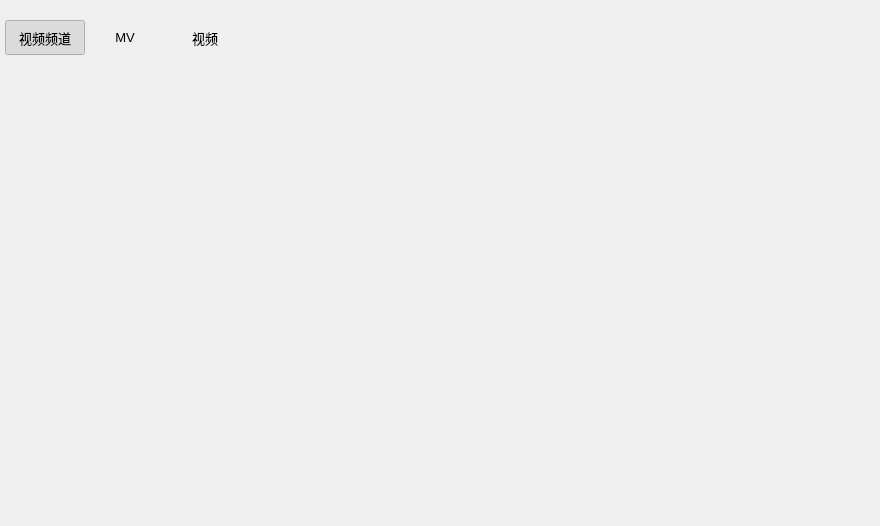
<?xml version="1.0" encoding="UTF-8"?>
<ui version="4.0">
 <class>Video</class>
 <widget class="QWidget" name="Video">
  <property name="geometry">
   <rect>
    <x>0</x>
    <y>0</y>
    <width>880</width>
    <height>526</height>
   </rect>
  </property>
  <property name="sizePolicy">
   <sizepolicy hsizetype="Expanding" vsizetype="Preferred">
    <horstretch>0</horstretch>
    <verstretch>0</verstretch>
   </sizepolicy>
  </property>
  <property name="windowTitle">
   <string>Video</string>
  </property>
  <layout class="QVBoxLayout" name="verticalLayout_4">
   <property name="spacing">
    <number>0</number>
   </property>
   <property name="leftMargin">
    <number>0</number>
   </property>
   <property name="rightMargin">
    <number>2</number>
   </property>
   <property name="bottomMargin">
    <number>0</number>
   </property>
   <item>
    <widget class="QWidget" name="widget" native="true">
     <layout class="QHBoxLayout" name="horizontalLayout">
      <property name="spacing">
       <number>0</number>
      </property>
      <property name="leftMargin">
       <number>5</number>
      </property>
      <item>
       <layout class="QVBoxLayout" name="verticalLayout">
        <property name="spacing">
         <number>3</number>
        </property>
        <item>
         <widget class="QPushButton" name="video_channel_pushButton">
          <property name="sizePolicy">
           <sizepolicy hsizetype="Preferred" vsizetype="Fixed">
            <horstretch>0</horstretch>
            <verstretch>0</verstretch>
           </sizepolicy>
          </property>
          <property name="minimumSize">
           <size>
            <width>0</width>
            <height>35</height>
           </size>
          </property>
          <property name="maximumSize">
           <size>
            <width>200</width>
            <height>16777215</height>
           </size>
          </property>
          <property name="font">
           <font>
            <pointsize>10</pointsize>
            <bold>false</bold>
           </font>
          </property>
          <property name="cursor">
           <cursorShape>PointingHandCursor</cursorShape>
          </property>
          <property name="toolTip">
           <string>视频频道</string>
          </property>
          <property name="autoFillBackground">
           <bool>true</bool>
          </property>
          <property name="text">
           <string>视频频道</string>
          </property>
          <property name="checkable">
           <bool>true</bool>
          </property>
          <property name="checked">
           <bool>true</bool>
          </property>
          <property name="flat">
           <bool>true</bool>
          </property>
         </widget>
        </item>
        <item>
         <widget class="QLabel" name="index_label1">
          <property name="text">
           <string/>
          </property>
          <property name="alignment">
           <set>Qt::AlignCenter</set>
          </property>
         </widget>
        </item>
       </layout>
      </item>
      <item>
       <layout class="QVBoxLayout" name="verticalLayout_2">
        <property name="spacing">
         <number>3</number>
        </property>
        <item>
         <widget class="QPushButton" name="MV_pushButton">
          <property name="sizePolicy">
           <sizepolicy hsizetype="Preferred" vsizetype="Fixed">
            <horstretch>0</horstretch>
            <verstretch>0</verstretch>
           </sizepolicy>
          </property>
          <property name="minimumSize">
           <size>
            <width>0</width>
            <height>35</height>
           </size>
          </property>
          <property name="maximumSize">
           <size>
            <width>200</width>
            <height>16777215</height>
           </size>
          </property>
          <property name="font">
           <font>
            <pointsize>10</pointsize>
           </font>
          </property>
          <property name="cursor">
           <cursorShape>PointingHandCursor</cursorShape>
          </property>
          <property name="toolTip">
           <string>MV</string>
          </property>
          <property name="autoFillBackground">
           <bool>true</bool>
          </property>
          <property name="text">
           <string>MV</string>
          </property>
          <property name="checkable">
           <bool>true</bool>
          </property>
          <property name="flat">
           <bool>true</bool>
          </property>
         </widget>
        </item>
        <item>
         <widget class="QLabel" name="index_label2">
          <property name="text">
           <string/>
          </property>
          <property name="alignment">
           <set>Qt::AlignCenter</set>
          </property>
         </widget>
        </item>
       </layout>
      </item>
      <item>
       <layout class="QVBoxLayout" name="verticalLayout_3">
        <property name="spacing">
         <number>3</number>
        </property>
        <item>
         <widget class="QPushButton" name="video_pushButton">
          <property name="sizePolicy">
           <sizepolicy hsizetype="Preferred" vsizetype="Fixed">
            <horstretch>0</horstretch>
            <verstretch>0</verstretch>
           </sizepolicy>
          </property>
          <property name="minimumSize">
           <size>
            <width>0</width>
            <height>35</height>
           </size>
          </property>
          <property name="maximumSize">
           <size>
            <width>200</width>
            <height>16777215</height>
           </size>
          </property>
          <property name="font">
           <font>
            <pointsize>10</pointsize>
           </font>
          </property>
          <property name="cursor">
           <cursorShape>PointingHandCursor</cursorShape>
          </property>
          <property name="toolTip">
           <string>视频</string>
          </property>
          <property name="autoFillBackground">
           <bool>true</bool>
          </property>
          <property name="text">
           <string>视频</string>
          </property>
          <property name="checkable">
           <bool>true</bool>
          </property>
          <property name="flat">
           <bool>true</bool>
          </property>
         </widget>
        </item>
        <item>
         <widget class="QLabel" name="index_label3">
          <property name="text">
           <string/>
          </property>
          <property name="alignment">
           <set>Qt::AlignCenter</set>
          </property>
         </widget>
        </item>
       </layout>
      </item>
      <item>
       <spacer name="horizontalSpacer">
        <property name="orientation">
         <enum>Qt::Horizontal</enum>
        </property>
        <property name="sizeHint" stdset="0">
         <size>
          <width>567</width>
          <height>20</height>
         </size>
        </property>
       </spacer>
      </item>
     </layout>
    </widget>
   </item>
   <item>
    <widget class="SlidingStackedWidget" name="stackedWidget">
     <property name="sizePolicy">
      <sizepolicy hsizetype="Expanding" vsizetype="Preferred">
       <horstretch>0</horstretch>
       <verstretch>0</verstretch>
      </sizepolicy>
     </property>
    </widget>
   </item>
  </layout>
 </widget>
 <customwidgets>
  <customwidget>
   <class>SlidingStackedWidget</class>
   <extends>QStackedWidget</extends>
   <header>slidingstackedwidget.h</header>
   <container>1</container>
  </customwidget>
 </customwidgets>
 <resources/>
 <connections/>
</ui>
